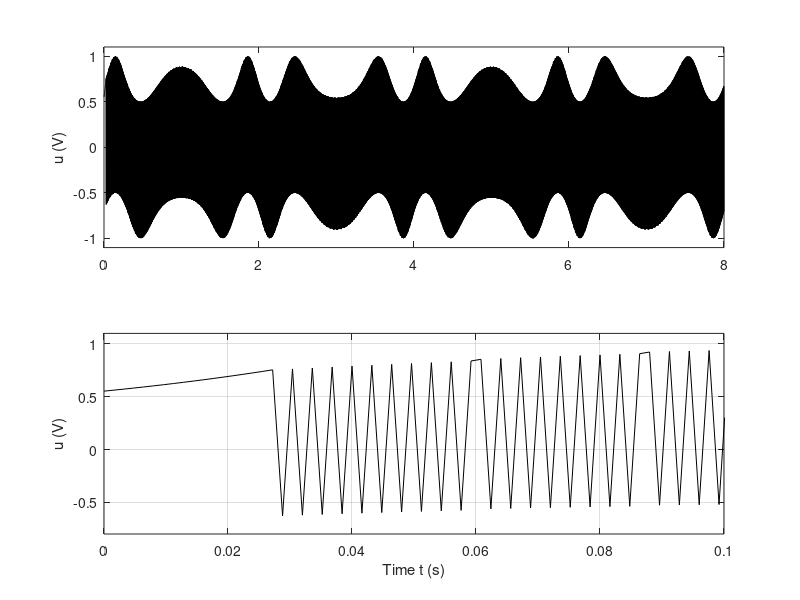

Here is the MATLAB script that generated this plot:
x(1)=0;
t(1)=0;
y(1)=0.08;
n=5000;
tmax=8.;
dt=tmax/n;
Q=1;
R=1;
gamma=1;
e(1)=x(1)-0.08*sin(pi/2*t(1));
u(1)=0;

for i=1:n-1,
    
f2(i)=-6.5*(y(i)-0.08*pi/2*cos(0.5*pi*t(i)))-(0.56+1.85*abs(y(i)-0.08*pi/2*cos(0.5*pi*t(i))))*sign(y(i)-0.08*pi/2*cos(0.5*pi*t(i)))-0.56*sin(28.09*pi*(x(i)));
    
g2(i)=1.5;
    
if y(i)-0.08*pi/2*cos(0.5*pi*t(i))>0 | y(i)-0.08*pi/2*cos(0.5*pi*t(i))==0
u(i)=-1/g2(i)*(f2(i)+sqrt(f2(i)^2+Q*g2(i)^2/R));
elseif y(i)-0.08*pi/2*cos(0.5*pi*t(i))<0
u(i)=-1/g2(i)*(f2(i)-sqrt(f2(i)^2+Q*g2(i)^2/R));
end
 
t(i+1)=t(i)+dt;
 
x(i+1)=x(i)+dt*y(i);
    
if (y(i)-0.08*pi/2*cos(0.5*pi*t(i)))>0 | (y(i)-0.08*pi/2*cos(0.5*pi*t(i)))==0
y(i+1)=y(i)-dt*((gamma*sqrt(f2(i)^2+Q*g2(i)^2/R))+randn(1)*1e-6);
elseif (y(i)-0.08*pi/2*cos(0.5*pi*t(i)))<0
y(i+1)=y(i)+dt*((gamma*sqrt(f2(i)^2+Q*g2(i)^2/R))+randn(1)*1e-6); 
end

e(i+1)=x(i+1)-0.08*sin(pi/2*t(i+1));

end
 
f2(n)=-6.5*(y(n)-0.08*pi/2*cos(0.5*pi*t(n)))-(0.56+1.85*abs(y(n)-0.08*pi/2*cos(0.5*pi*t(n))))*sign(y(n)-0.08*pi/2*cos(0.5*pi*t(n)))-0.56*sin(28.09*pi*(x(n)));
    
g2(n)=1.5;
   
if (y(n)-0.08*pi/2*cos(0.5*pi*t(n)))>0 | (y(n)-0.08*pi/2*cos(0.5*pi*t(n)))==0
u(n)=-1/g2(n)*(f2(n)+sqrt(f2(n)^2+Q*g2(n)^2/R));
elseif (y(n)-0.08*pi/2*cos(0.5*pi*t(n)))<0
u(n)=-1/g2(n)*(f2(n)-sqrt(f2(n)^2+Q*g2(n)^2/R));
end
 
subplot(2,1,1),plot(t,u,'k-')
 
axis([0 8 -1.1 1.1])
ylabel('u (V)')
 
hold on;
 
subplot(2,1,2),plot(t,u,'k-')
axis([0 0.1 -0.8 1.1])
ylabel('u (V)')
 
xlabel('Time t (s)')
 
grid
clear all;
